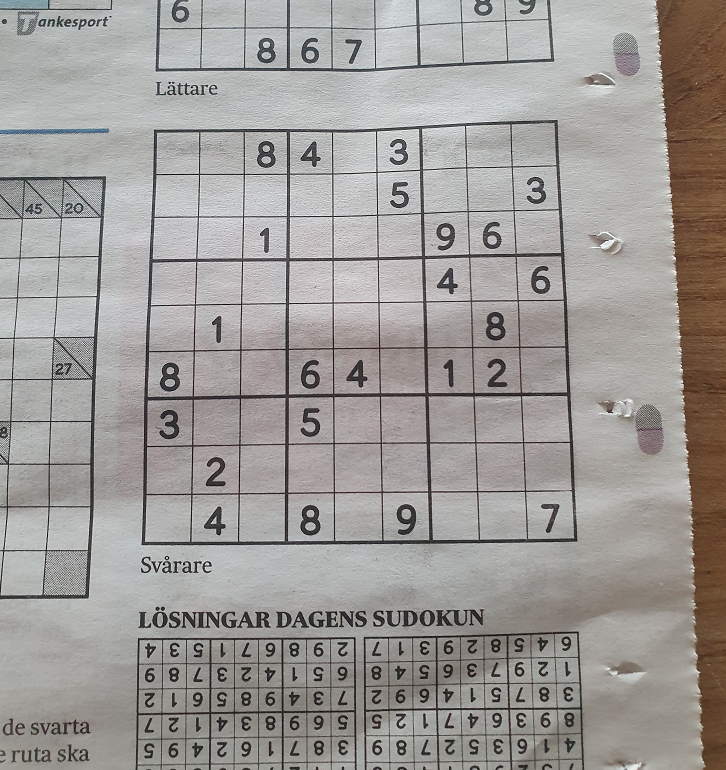
#> input picture example.png, 726 x 770 px
$ python hough_main.py
#> lines starting #> are read from the running program, lines starting #| are printed output that depends on the picture
import cv2
import numpy as np
from pathlib import Path
import matplotlib.pyplot as plt
from matplotlib.axes import Axes
from matplotlib.colors import LogNorm
import hough


image_path = Path(__file__).parent.joinpath("example.png")
assert image_path.is_file()
img = cv2.imread(str(image_path))
#> img is the input picture: shape (770, 726, 3); mean B, G, R 151.6, 154.6, 158.1
img_canny = cv2.Canny(cv2.cvtColor(img, cv2.COLOR_BGR2GRAY), 100, 200)
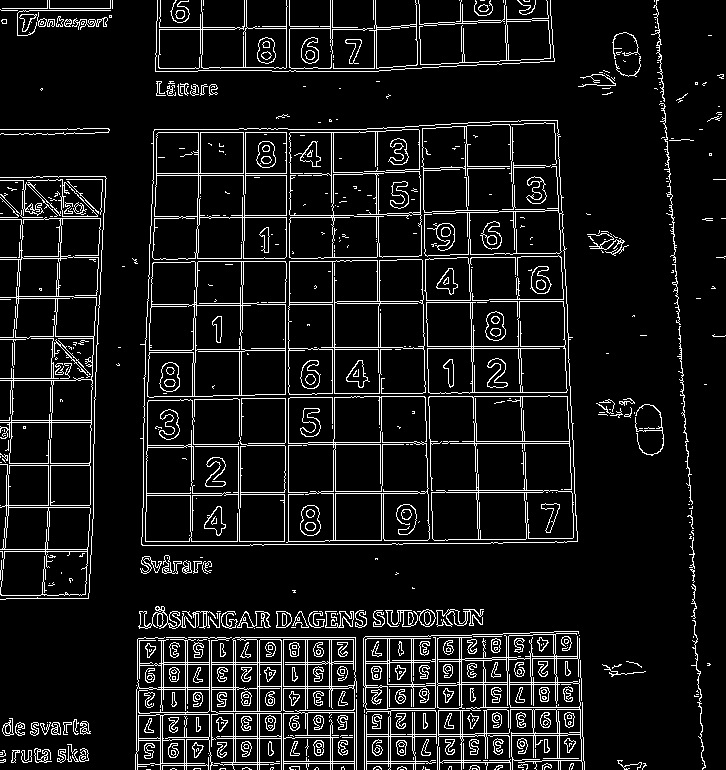
#> img_canny: shape (770, 726); 8.9% white in thin lines or dots
#> (the run stopped early here; a loop or call above may not have finished)
